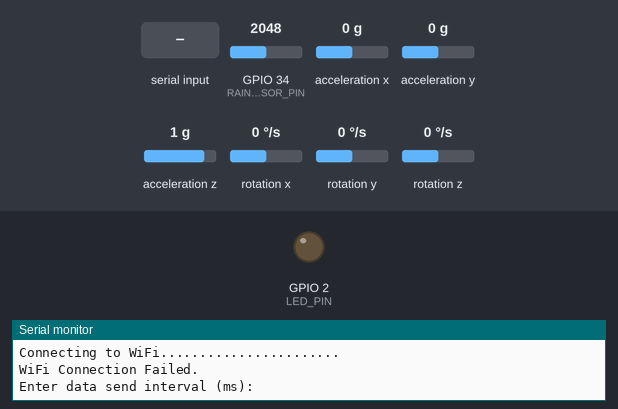
Bench run of a sketch on a simulated ESP32. Shown: output pins drawn as LEDs (lit = HIGH), the last lines printed to the serial monitor. The test bench sets the inputs (shaded band); at power-on: GPIO 34 (RAIN_SENSOR_PIN) = 2048, acceleration x 0 g, acceleration y 0 g, acceleration z 1 g, rotation x 0 °/s, rotation y 0 °/s, rotation z 0 °/s. WiFi joins after 1.5 s; servers stay silent unless stated; uploads are accepted with an empty reply; EEPROM starts erased.

Above: at 0.8 s.
0.9 s: "0\n" received over Serial
At 1.9 s:
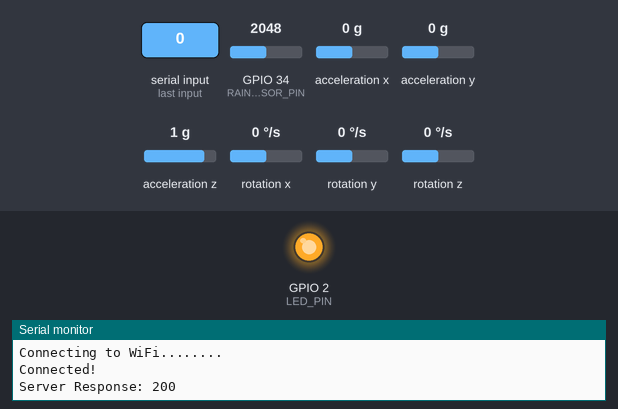
Timing chart, 0 to 3.9 s (numbered marks = the images above; inputs shaded):
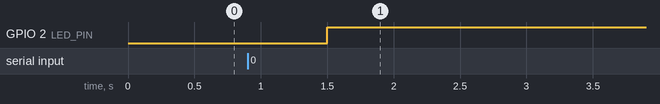

Measured:
- after the input at 0.9 s, GPIO 2 (LED_PIN): LOW → HIGH after 0.60 s

The sketch:

thesis_2.ino
```cpp
#include <WiFi.h>
#include <HTTPClient.h>
#include <EEPROM.h>
#include <Wire.h>
#include <ArduinoJson.h>
#include "MPU6050.h"

#define EEPROM_SIZE 64
#define RAIN_SENSOR_PIN 34
#define LED_PIN 2
#define DATA_POINTS 10

String ssid = "YourWiFi";
String password = "YourPassword";
String serverUrl = "http://<Flask_Server_IP>:5000/data";

MPU6050 mpu;
float accelX = 0.0, accelY = 0.0, accelZ = 0.0;
int rainPercentage = 0;

float accelDataX[DATA_POINTS];
float accelDataY[DATA_POINTS];
float accelDataZ[DATA_POINTS];
float rainData[DATA_POINTS];
int dataIndex = 0;

unsigned long lastSendTime = 0;
int userInterval = 5000;

// Function Prototypes
void readSensors();
void sendToServer();
void connectWiFi();
void delayOptimized(uint16_t ms);
float integralApproximation(float values[], int n);
float calculateMean(float values[], int n);
float calculateMedian(float values[], int n);
float calculateMode(float values[], int n);
float calculateStdDev(float values[], int n);
void getUserInterval();
void saveWiFiCredentials();
void loadWiFiCredentials();

void setup() {
    Serial.begin(115200);
    EEPROM.begin(EEPROM_SIZE);

    pinMode(RAIN_SENSOR_PIN, INPUT);
    pinMode(LED_PIN, OUTPUT);
    Wire.begin();

    loadWiFiCredentials();
    connectWiFi();
    mpu.initialize();

    getUserInterval();
}

void loop() {
    readSensors();

    if (millis() - lastSendTime > userInterval) {
        sendToServer();
        lastSendTime = millis();
    }

    delayOptimized(1000);
}

void readSensors() {
    int16_t ax, ay, az;
    mpu.getAcceleration(&ax, &ay, &az);
    accelX = ax / 16384.0;
    accelY = ay / 16384.0;
    accelZ = az / 16384.0;

    rainPercentage = analogRead(RAIN_SENSOR_PIN) / 40;

    accelDataX[dataIndex] = accelX;
    accelDataY[dataIndex] = accelY;
    accelDataZ[dataIndex] = accelZ;
    rainData[dataIndex] = rainPercentage;

    dataIndex = (dataIndex + 1) % DATA_POINTS;
}

void connectWiFi() {
    Serial.print("Connecting to WiFi...");
    WiFi.begin(ssid.c_str(), password.c_str());

    int attempts = 0;
    while (WiFi.status() != WL_CONNECTED && attempts++ < 20) {
        delayOptimized(500);
        Serial.print(".");
    }

    if (WiFi.status() == WL_CONNECTED) {
        Serial.println("\nConnected!");
        digitalWrite(LED_PIN, HIGH);
    } else {
        Serial.println("\nWiFi Connection Failed.");
        digitalWrite(LED_PIN, LOW);
    }
}

void sendToServer() {
    if (WiFi.status() != WL_CONNECTED) {
        Serial.println("WiFi lost. Reconnecting...");
        connectWiFi();
        return;
    }

    HTTPClient http;
    http.begin(serverUrl);
    http.addHeader("Content-Type", "application/json");

    StaticJsonDocument<512> doc;
    doc["timestamp"] = millis();
    doc["accel_x"] = accelX;
    doc["accel_y"] = accelY;
    doc["accel_z"] = accelZ;
    doc["rain_percentage"] = rainPercentage;
    doc["mean_accel_x"] = calculateMean(accelDataX, DATA_POINTS);
    doc["median_accel_x"] = calculateMedian(accelDataX, DATA_POINTS);
    doc["mode_accel_x"] = calculateMode(accelDataX, DATA_POINTS);
    doc["std_dev_accel_x"] = calculateStdDev(accelDataX, DATA_POINTS);
    doc["integral_accel_x"] = integralApproximation(accelDataX, DATA_POINTS);

    String payload;
    serializeJson(doc, payload);

    int httpResponseCode = http.POST(payload);
    Serial.printf("Server Response: %d\n", httpResponseCode);
    http.end();
}

void delayOptimized(uint16_t ms) {
    asm volatile (
        "1: sbiw %0,1\n"
        "brne 1b"
        : "=w" (ms)
        : "0" (ms)
    );
}

float integralApproximation(float values[], int n) {
    float sum = 0;
    for (int i = 0; i < n - 1; i++) {
        sum += (values[i] + values[i + 1]) / 2.0;
    }
    return sum;
}

float calculateMean(float values[], int n) {
    float sum = 0;
    for (int i = 0; i < n; i++) {
        sum += values[i];
    }
    return sum / n;
}

float calculateMedian(float values[], int n) {
    float sorted[n];
    memcpy(sorted, values, n * sizeof(float));
    for (int i = 0; i < n - 1; i++) {
        for (int j = i + 1; j < n; j++) {
            if (sorted[i] > sorted[j]) {
                float temp = sorted[i];
                sorted[i] = sorted[j];
                sorted[j] = temp;
            }
        }
    }
    return (n % 2 == 0) ? (sorted[n / 2 - 1] + sorted[n / 2]) / 2.0 : sorted[n / 2];
}

float calculateMode(float values[], int n) {
    float mode = values[0];
    int maxCount = 1;
    for (int i = 0; i < n; i++) {
        int count = 1;
        for (int j = i + 1; j < n; j++) {
            if (values[i] == values[j]) {
                count++;
            }
        }
        if (count > maxCount) {
            maxCount = count;
            mode = values[i];
        }
    }
    return mode;
}

float calculateStdDev(float values[], int n) {
    float mean = calculateMean(values, n);
    float sum = 0;
    for (int i = 0; i < n; i++) {
        sum += pow(values[i] - mean, 2);
    }
    return sqrt(sum / n);
}

void getUserInterval() {
    Serial.println("Enter data send interval (ms):");
    while (Serial.available() == 0);
    userInterval = Serial.parseInt();
    Serial.printf("Set interval to: %d ms\n", userInterval);
}

void saveWiFiCredentials() {
    EEPROM.writeString(0, ssid);
    EEPROM.writeString(32, password);
    EEPROM.commit();
}

void loadWiFiCredentials() {
    ssid = EEPROM.readString(0);
    password = EEPROM.readString(32);
}
```
